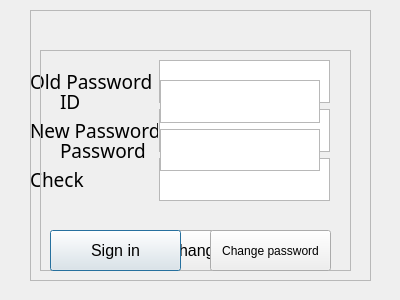
<?xml version="1.0" encoding="UTF-8"?>
<ui version="4.0">
 <class>adminLogin</class>
 <widget class="QDialog" name="adminLogin">
  <property name="geometry">
   <rect>
    <x>0</x>
    <y>0</y>
    <width>400</width>
    <height>300</height>
   </rect>
  </property>
  <property name="windowTitle">
   <string>Sign in</string>
  </property>
  <widget class="QFrame" name="signinFrame">
   <property name="geometry">
    <rect>
     <x>40</x>
     <y>50</y>
     <width>311</width>
     <height>221</height>
    </rect>
   </property>
   <property name="frameShape">
    <enum>QFrame::StyledPanel</enum>
   </property>
   <property name="frameShadow">
    <enum>QFrame::Raised</enum>
   </property>
   <widget class="QWidget" name="verticalLayoutWidget">
    <property name="geometry">
     <rect>
      <x>20</x>
      <y>30</y>
      <width>86</width>
      <height>91</height>
     </rect>
    </property>
    <property name="font">
     <font>
      <family>맑은 고딕</family>
      <pointsize>14</pointsize>
     </font>
    </property>
    <layout class="QVBoxLayout" name="verticalLayout">
     <item>
      <widget class="QLabel" name="label_2">
       <property name="font">
        <font>
         <family>맑은 고딕</family>
         <pointsize>14</pointsize>
        </font>
       </property>
       <property name="text">
        <string>ID</string>
       </property>
      </widget>
     </item>
     <item>
      <widget class="QLabel" name="label">
       <property name="font">
        <font>
         <family>맑은 고딕</family>
         <pointsize>14</pointsize>
        </font>
       </property>
       <property name="text">
        <string>Password</string>
       </property>
      </widget>
     </item>
    </layout>
   </widget>
   <widget class="QWidget" name="verticalLayoutWidget_2">
    <property name="geometry">
     <rect>
      <x>120</x>
      <y>30</y>
      <width>160</width>
      <height>91</height>
     </rect>
    </property>
    <property name="font">
     <font>
      <family>맑은 고딕</family>
      <pointsize>12</pointsize>
     </font>
    </property>
    <layout class="QVBoxLayout" name="verticalLayout_2">
     <item>
      <widget class="QTextEdit" name="IDEdit">
       <property name="font">
        <font>
         <family>맑은 고딕</family>
         <pointsize>12</pointsize>
        </font>
       </property>
      </widget>
     </item>
     <item>
      <widget class="QTextEdit" name="textEdit_2">
       <property name="font">
        <font>
         <family>맑은 고딕</family>
         <pointsize>12</pointsize>
        </font>
       </property>
      </widget>
     </item>
    </layout>
   </widget>
   <widget class="QPushButton" name="loginButton">
    <property name="geometry">
     <rect>
      <x>10</x>
      <y>180</y>
      <width>131</width>
      <height>41</height>
     </rect>
    </property>
    <property name="font">
     <font>
      <pointsize>12</pointsize>
     </font>
    </property>
    <property name="text">
     <string>Sign in</string>
    </property>
   </widget>
   <widget class="QPushButton" name="pushButton">
    <property name="geometry">
     <rect>
      <x>170</x>
      <y>180</y>
      <width>121</width>
      <height>41</height>
     </rect>
    </property>
    <property name="font">
     <font>
      <pointsize>9</pointsize>
     </font>
    </property>
    <property name="text">
     <string>Change password</string>
    </property>
   </widget>
  </widget>
  <widget class="QFrame" name="changeFrame">
   <property name="geometry">
    <rect>
     <x>30</x>
     <y>10</y>
     <width>341</width>
     <height>271</height>
    </rect>
   </property>
   <property name="frameShape">
    <enum>QFrame::StyledPanel</enum>
   </property>
   <property name="frameShadow">
    <enum>QFrame::Raised</enum>
   </property>
   <widget class="QWidget" name="verticalLayoutWidget_3">
    <property name="geometry">
     <rect>
      <x>0</x>
      <y>50</y>
      <width>128</width>
      <height>141</height>
     </rect>
    </property>
    <layout class="QVBoxLayout" name="verticalLayout_3">
     <item>
      <widget class="QLabel" name="label_3">
       <property name="font">
        <font>
         <family>맑은 고딕</family>
         <pointsize>14</pointsize>
        </font>
       </property>
       <property name="text">
        <string>Old Password</string>
       </property>
      </widget>
     </item>
     <item>
      <widget class="QLabel" name="label_4">
       <property name="font">
        <font>
         <family>맑은 고딕</family>
         <pointsize>14</pointsize>
        </font>
       </property>
       <property name="text">
        <string>New Password</string>
       </property>
      </widget>
     </item>
     <item>
      <widget class="QLabel" name="label_5">
       <property name="font">
        <font>
         <family>맑은 고딕</family>
         <pointsize>14</pointsize>
        </font>
       </property>
       <property name="text">
        <string>Check</string>
       </property>
      </widget>
     </item>
    </layout>
   </widget>
   <widget class="QWidget" name="verticalLayoutWidget_4">
    <property name="geometry">
     <rect>
      <x>129</x>
      <y>50</y>
      <width>171</width>
      <height>141</height>
     </rect>
    </property>
    <layout class="QVBoxLayout" name="verticalLayout_4">
     <item>
      <widget class="QTextEdit" name="oldEdit">
       <property name="font">
        <font>
         <family>맑은 고딕</family>
         <pointsize>12</pointsize>
        </font>
       </property>
      </widget>
     </item>
     <item>
      <widget class="QTextEdit" name="newEdit">
       <property name="font">
        <font>
         <family>맑은 고딕</family>
         <pointsize>12</pointsize>
        </font>
       </property>
      </widget>
     </item>
     <item>
      <widget class="QTextEdit" name="checkEdit">
       <property name="font">
        <font>
         <family>맑은 고딕</family>
         <pointsize>12</pointsize>
        </font>
       </property>
      </widget>
     </item>
    </layout>
   </widget>
   <widget class="QPushButton" name="changeButton">
    <property name="geometry">
     <rect>
      <x>100</x>
      <y>220</y>
      <width>131</width>
      <height>41</height>
     </rect>
    </property>
    <property name="font">
     <font>
      <pointsize>12</pointsize>
     </font>
    </property>
    <property name="text">
     <string>Change</string>
    </property>
   </widget>
  </widget>
  <zorder>changeFrame</zorder>
  <zorder>signinFrame</zorder>
 </widget>
 <resources/>
 <connections/>
</ui>
